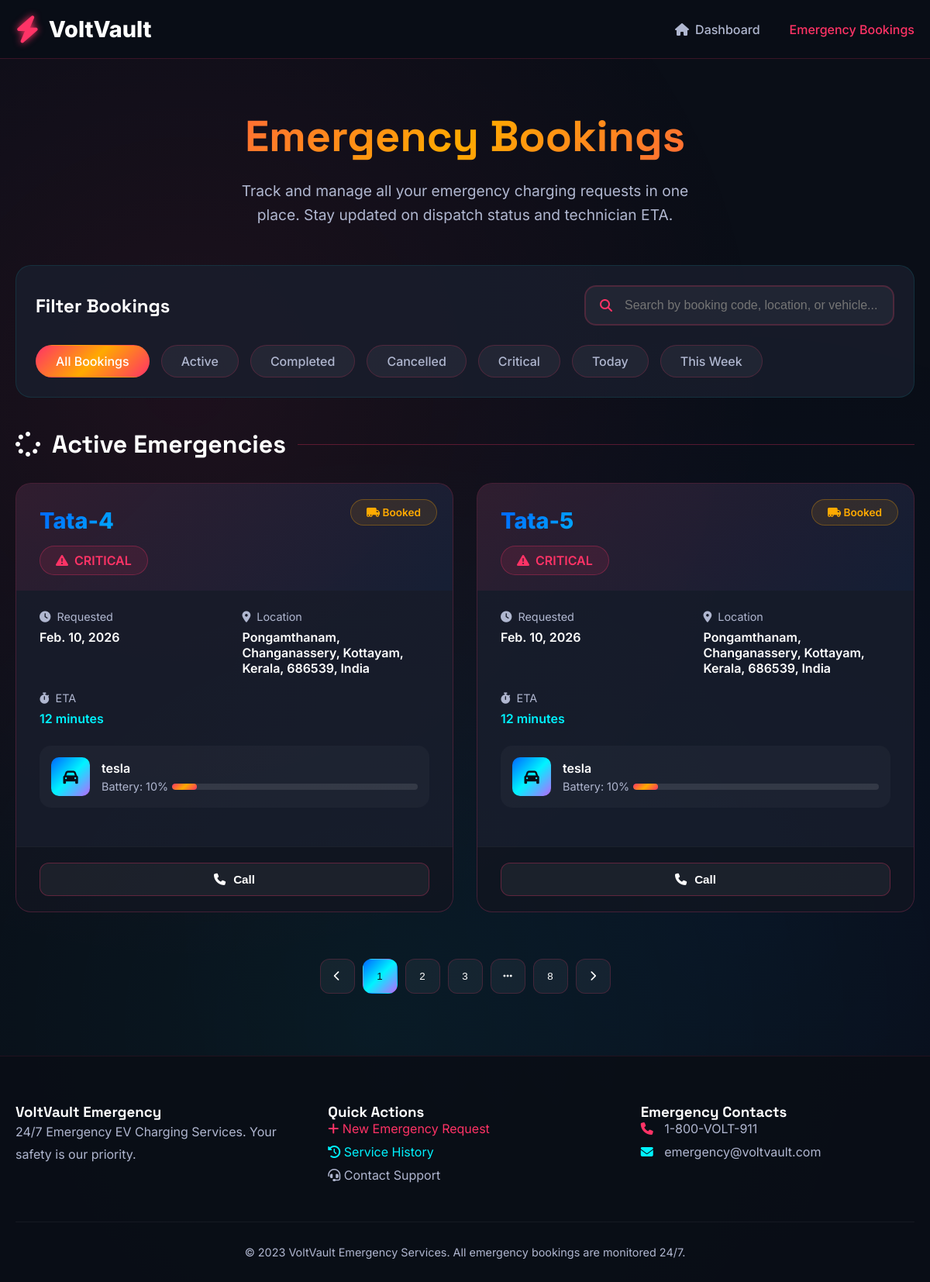
Page /my-emergency-bookings/ (signed in) on the committed database.
### myapp/models.py (models this page shows, shortened)
class Emergency(models.Model):
    user=models.ForeignKey(Register,on_delete=models.CASCADE)
    station=models.ForeignKey(Station,on_delete=models.CASCADE)
    name=models.CharField(max_length=100)
    email=models.EmailField()
    phone=models.IntegerField()
    vehicle_model=models.CharField(max_length=100)
    battery_level=models.CharField(max_length=100)
    location=models.CharField(max_length=100)
    latitude=models.FloatField(null=True)
    longitude=models.FloatField(null=True)
    details=models.TextField(null=True)
    price=models.FloatField()
    status=models.CharField(max_length=100,default='Booked')
    created_at=models.DateField(auto_now_add=True)

### myapp/views.py (the view)
# urls.py: path('my-emergency-bookings/',views.my_emergency_bookings),
def my_emergency_bookings(request):
    uid=request.session.get("uid")
    reg=Register.objects.get(id=uid)
    bookings=Emergency.objects.filter(user=reg)
    return render(request,'user/my-emergency-bookings.html',{'bookings':bookings,'reg':reg})

### myapp/templates/user/my-emergency-bookings.html (shortened to what this page needs)
<!DOCTYPE html>
<html lang="en">
<head>
    <link rel="stylesheet" href="https://cdnjs.cloudflare.com/ajax/libs/font-awesome/6.4.0/css/all.min.css">
    <link rel="stylesheet" href="https://cdnjs.cloudflare.com/ajax/libs/animate.css/4.1.1/animate.min.css">
</head>
<body>
    <header>
        <div class="container header-container">
            <a href="/" class="logo">
                <i class="fas fa-bolt logo-icon"></i>
                <span>VoltVault</span>
            </a>
            <div class="nav-links">
                <a href="/user/" class="nav-link">
                    <i class="fas fa-home"></i>
                    Dashboard
                </a>
                <a href="/my-emergency-bookings/" class="nav-link active">
                    Emergency Bookings
                </a>
            </div>
        </div>
    </header>
    <main class="main-content">
        <div class="container">
            <div class="page-header">
                <h1 class="page-title">Emergency Bookings</h1>
                <p class="page-subtitle">
                    Track and manage all your emergency charging requests in one place. Stay updated on dispatch status and technician ETA.
                </p>
            </div>
            <div class="filter-bar">
                <div class="filter-header">
                    <h3 class="filter-title">Filter Bookings</h3>
                    <div class="search-box">
                        <i class="fas fa-search search-icon"></i>
                        <input type="text" class="search-input" placeholder="Search by booking code, location, or vehicle..." onkeyup="searchBookings()">
                    </div>
                </div>
                <div class="filter-tags">
                    <span class="filter-tag active" onclick="filterBookings('all')">All Bookings</span>
                    <span class="filter-tag" onclick="filterBookings('active')">Active</span>
                    <span class="filter-tag" onclick="filterBookings('completed')">Completed</span>
                    <span class="filter-tag" onclick="filterBookings('cancelled')">Cancelled</span>
                    <span class="filter-tag" onclick="filterBookings('critical')">Critical</span>
                    <span class="filter-tag" onclick="filterBookings('today')">Today</span>
                    <span class="filter-tag" onclick="filterBookings('week')">This Week</span>
                </div>
            </div>
            <div class="bookings-container" id="activeBookings">
                <h3 class="section-title">
                    <i class="fas fa-spinner"></i>
                    Active Emergencies
                </h3>
                <div class="bookings-grid">
                    {% for i in bookings %}
                    <div class="booking-card" data-status="enroute" data-priority="critical" data-date="today">
                        <div class="booking-status-badge status-enroute">
                            <i class="fas fa-truck-moving"></i>
                           {{i.status}}
                        </div>
                        <div class="booking-header">
                            <div class="booking-code">{{i.station.name|slice:4}}-{{i.id}}</div>
                            <span class="booking-priority">
                                <i class="fas fa-exclamation-triangle"></i>
                                CRITICAL
                            </span>
                        </div>
                        <div class="booking-body">
                            <div class="booking-info-grid">
                                <div class="info-item">
                                    <div class="info-label">
                                        <i class="fas fa-clock"></i>
                                        Requested
                                    </div>
                                    <div class="info-value">{{i.created_at}}</div>
                                </div>
                                <div class="info-item">
                                    <div class="info-label">
                                        <i class="fas fa-map-marker-alt"></i>
                                        Location
                                    </div>
                                    <div class="info-value">{{i.location}}</div>
                                </div>
                                <div class="info-item">
                                    <div class="info-label">
                                        <i class="fas fa-stopwatch"></i>
                                        ETA
                                    </div>
                                    <div class="info-value" style="color: var(--neon-blue);">12 minutes</div>
                                </div>
                            </div>
                            <div class="vehicle-info">
                                <div class="vehicle-icon">
                                    <i class="fas fa-car"></i>
                                </div>
                                <div class="vehicle-details">
                                    <div class="vehicle-name">{{i.vehicle_model}}</div>
                                    <div class="vehicle-battery">
                                        <span>Battery: {{i.battery_level}}%</span>
                                        <div class="battery-bar">
                                            <div class="battery-fill" style="width: {{i.battery_level}}%;"></div>
                                        </div>
                                    </div>
                                </div>
                            </div>
                        </div>
                        <div class="booking-footer">
                            <div class="action-buttons">
                                <button class="btn btn-secondary" onclick="contactDispatcher('RESCUE-4821')">
                                    <i class="fas fa-phone"></i>
                                    Call
                                </button>
                            </div>
                        </div>
                    </div>
                    {% endfor %}
                </div>
            </div>
            <div class="pagination">
                <button class="pagination-btn" onclick="changePage(1)">
                    <i class="fas fa-chevron-left"></i>
                </button>
                <button class="pagination-btn active">1</button>
                <button class="pagination-btn" onclick="changePage(2)">2</button>
                <button class="pagination-btn" onclick="changePage(3)">3</button>
                <button class="pagination-btn">
                    <i class="fas fa-ellipsis-h"></i>
                </button>
                <button class="pagination-btn" onclick="changePage(8)">8</button>
                <button class="pagination-btn" onclick="changePage(2)">
                    <i class="fas fa-chevron-right"></i>
                </button>
            </div>
        </div>
    </main>
    <footer>
        <div class="container">
            <div class="footer-content">
                <div>
                    <h3>VoltVault Emergency</h3>
                    <p style="color: #b0b7d0; margin-bottom: 25px; line-height: 1.8;">
                        24/7 Emergency EV Charging Services. Your safety is our priority.
                    </p>
                </div>
                <div>
                    <h3>Quick Actions</h3>
                    <ul style="list-style: none; color: #b0b7d0;">
                        <li style="margin-bottom: 10px;">
                            <a href="/emergency/request" style="color: var(--emergency-red); text-decoration: none;">
                                <i class="fas fa-plus"></i> New Emergency Request
                            </a>
                        </li>
                        <li style="margin-bottom: 10px;">
                            <a href="/user/history" style="color: var(--neon-blue); text-decoration: none;">
                                <i class="fas fa-history"></i> Service History
                            </a>
                        </li>
                        <li style="margin-bottom: 10px;">
                            <a href="/user/support" style="color: #b0b7d0; text-decoration: none;">
                                <i class="fas fa-headset"></i> Contact Support
                            </a>
                        </li>
                    </ul>
                </div>
                <div>
                    <h3>Emergency Contacts</h3>
                    <ul style="list-style: none; color: #b0b7d0;">
                        <li style="margin-bottom: 10px;">
                            <i class="fas fa-phone" style="color: var(--emergency-red); margin-right: 10px;"></i>
                            1-800-VOLT-911
                        </li>
                        <li style="margin-bottom: 10px;">
                            <i class="fas fa-envelope" style="color: var(--neon-blue); margin-right: 10px;"></i>
                            emergency@voltvault.com
                        </li>
                    </ul>
                </div>
            </div>
            <div class="copyright">
                <p>&copy; 2023 VoltVault Emergency Services. All emergency bookings are monitored 24/7.</p>
            </div>
        </div>
    </footer>
</body>
</html>

### rows in the picture
Emergency: status "Booked", created_at "Feb. 10, 2026", location "Pongamthanam, Changanassery, Kottayam, Kerala, 686539, India", vehicle_model "tesla", battery_level "10"
Emergency: status "Booked", created_at "Feb. 10, 2026", location "Pongamthanam, Changanassery, Kottayam, Kerala, 686539, India", vehicle_model "tesla", battery_level "10"
